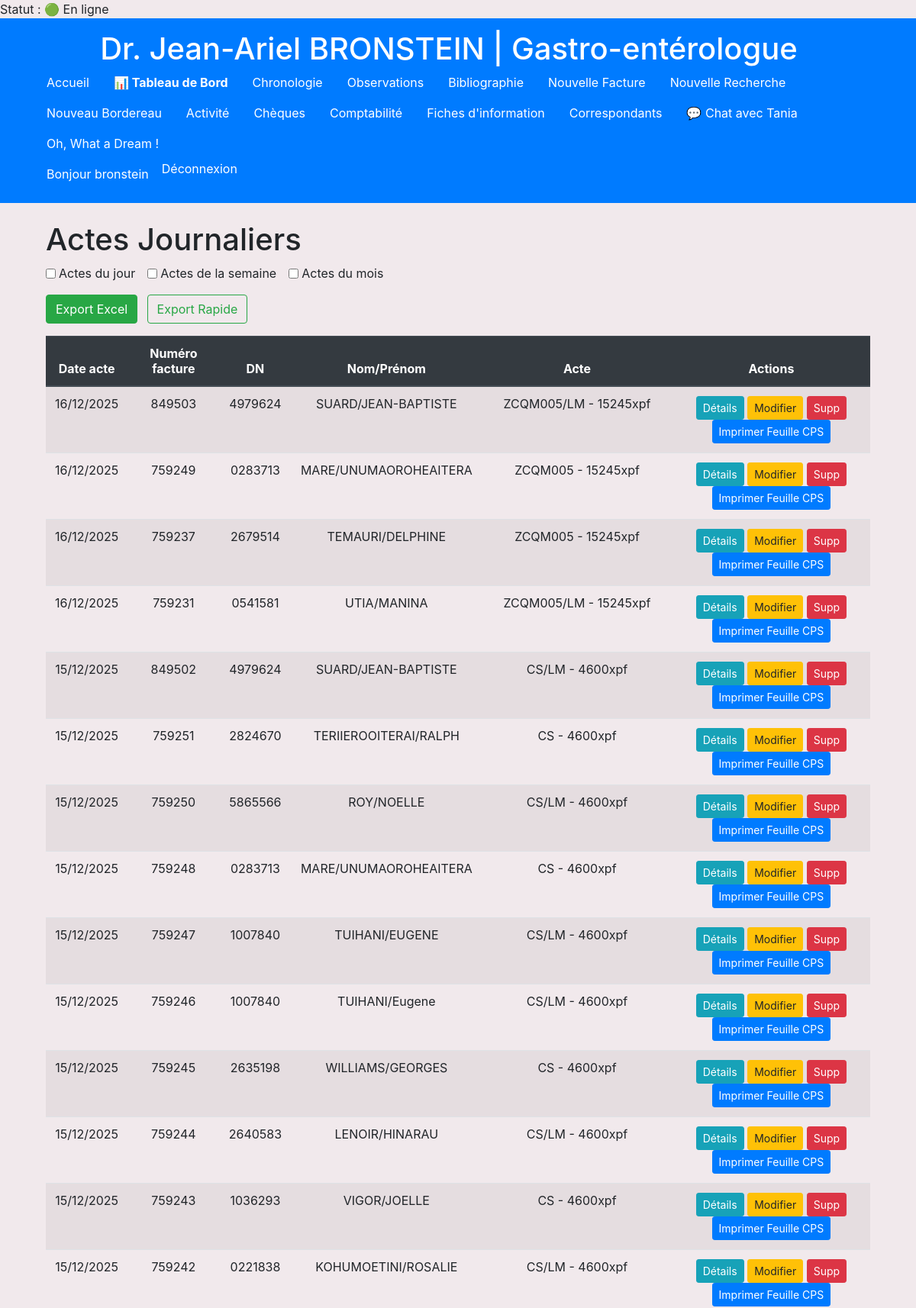
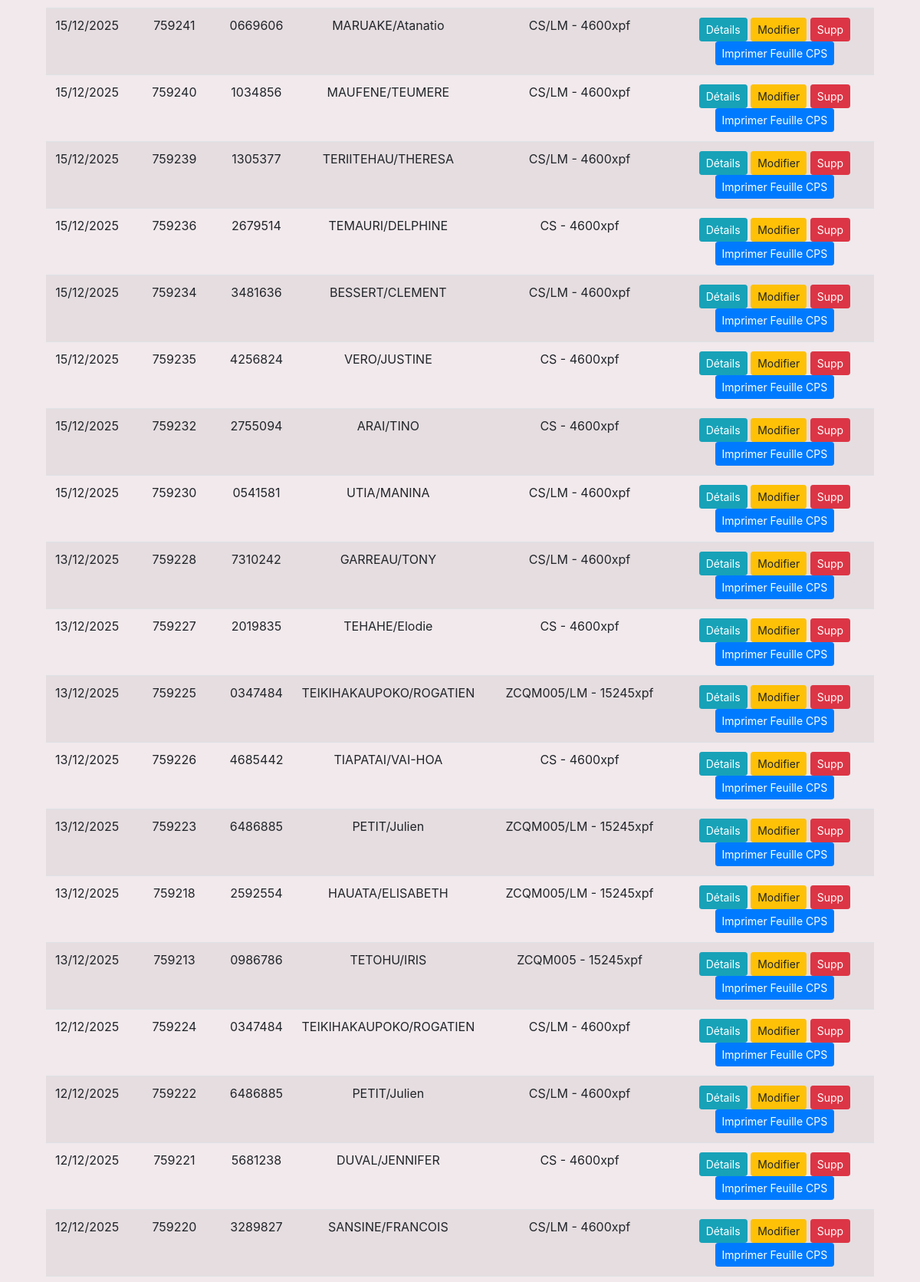
/facturation/ (signed in, upper part), run on the app's committed database (2 pictures, top to bottom).
### comptabilite/models.py (models this page shows, shortened)
class Facturation(models.Model):
    dn = models.CharField(
        max_length=7,
        verbose_name="DN (numéro à 7 chiffres)"
    )
    nom = models.CharField(
        max_length=100,
        verbose_name="Nom du patient"
    )
    prenom = models.CharField(
        max_length=100,
        verbose_name="Prénom du patient"
    )
    date_naissance = models.DateField(
        verbose_name="Date de naissance"
    )
    date_acte = models.DateField(
        verbose_name="Date de l'acte"
    )
    date_facture = models.DateField(
        verbose_name="Date de la facture"
    )
    REGIME_CHOICES = [
        ('Sécurité Sociale', 'Sécurité Sociale'),
        ('RNS', 'RNS'),
        ('Salarié', 'Salarié'),
        ('RST', 'RST'),
    ]
    regime = models.CharField(
        max_length=20,
        choices=REGIME_CHOICES,
        verbose_name="Régime"
    )
    droit_ouvert = models.BooleanField(
        default=False,
        verbose_name="Droits ouverts : (oui/non)"
    )
    regime_tp = models.BooleanField(
        default=False,
        verbose_name="Tiers Payants : (oui/non)"
    )
    regime_lm = models.BooleanField(
        default=False,
        verbose_name="Régime LM (oui/non)"
    )
    LIEU_CHOICES = [
        ('Cabinet', 'Cabinet'),
        ('Clinique', 'Clinique')
    ]
    lieu_acte = models.CharField(
        max_length=50,
        choices=LIEU_CHOICES,
        default='Cabinet',
        verbose_name="Lieu de l'acte"
    )
    code_acte = models.ForeignKey(
        Code,
        null=True,      # autorise NULL en base
        blank=True,
        on_delete=models.CASCADE,
        related_name='facturations',
        verbose_name="Code de l'acte"
    )
    numero_facture = models.CharField(
        max_length=50,
        null=True,      # autorise NULL en base
        blank=True,     # autorise vide dans les formulaires
        verbose_name="Numéro de facture"
    )
    total_acte = models.DecimalField(
        max_digits=10,
        decimal_places=0,
        null=True,      # autorise NULL en base
        blank=True,     # autorise vide dans les formulaires
        verbose_name="Montant total de l'acte (facturé)"
    )
    tiers_payant = models.DecimalField(
        max_digits=10,
        decimal_places=0,
        null=True,      # ici
        blank=True,     # et ici
        verbose_name="Montant tiers payant"
    )
    total_paye = models.DecimalField(
        max_digits=10,
        decimal_places=0,
        null=True,
        blank=True,
        verbose_name="Total payé"
    )
    STATUT_CHOICES = [
        ('RAS', 'RAS'),
        ('DNO', 'DNO'),
        ('DNOLM', 'DNOLM'),
        ('Impayé', 'Impayé'),
        ('Rejet', 'Rejet'),
    ]
    statut_dossier = models.CharField(
        max_length=20,
        choices=STATUT_CHOICES,
        default='RAS',
        verbose_name="Statut du dossier"
    )
    numero_rejet = models.CharField(
        max_length=50,
        null=True,
        blank=True,
        verbose_name="Numéro de rejet"
    )
    numero_bordereau = models.CharField(
        max_length=50,
        null=True,
        blank=True,
        verbose_name="Numéro de bordereau"
    )
    date_bordereau = models.DateField(
        null=True,
        blank=True,
        verbose_name="Date du bordereau"
    )
    remarque = models.TextField(
        null=True,
        blank=True,
        verbose_name="Remarques"
    )

class Code(models.Model):
    code_acte = models.CharField(max_length=50, unique=True, verbose_name="Code de l'acte")
    total_acte = models.DecimalField(max_digits=10, decimal_places=0, verbose_name="Montant total de l'acte")
    tiers_payant = models.DecimalField(
        max_digits=10,
        decimal_places=0,
        null=True,      # autorise NULL en base
        blank=True,     # autorise vide dans les formulaires
        verbose_name="Montant tiers payant"
    )
    total_paye = models.DecimalField(
        max_digits=10,
        decimal_places=0,
        null=True,
        blank=True,
        verbose_name="Total payé"
    )
    medecin = models.ForeignKey(
        Medecin,
        on_delete=models.SET_NULL,
        null=True,
        blank=True,
        verbose_name="Médecin"
    )
    parcours_soin = models.BooleanField(default=False, verbose_name="Parcours de soins")
    longue_maladie = models.BooleanField(default=False, verbose_name="Longue maladie")
    code_reel = models.CharField(max_length=50, null=True, blank=True, verbose_name="Code réel")
    variable_1 = models.CharField(
        max_length=1,
        null=True,
        blank=True,
        verbose_name="Variable 1",
        help_text="Vide ou 1"
    )
    code_acte_normal = models.CharField(
        max_length=50,
        null=True,
        blank=True,
        verbose_name="Code Acte Normal"
    )
    variable_2 = models.CharField(
        max_length=1,
        null=True,
        blank=True,
        verbose_name="Variable 2",
        help_text="Vide ou 1"
    )
    modificateur = models.CharField(
        max_length=3,
        null=True,
        blank=True,
        verbose_name="Modificateur",
        help_text="CS, APC ou vide"
    )
    def __str__(self):
        return f"{self.code_acte} - {self.total_acte}xpf"

### comptabilite/views.py (the view)
# urls.py: path('', views.FacturationListView.as_view(), name='facturation_list'),
class FacturationListView(LoginRequiredMixin, ListView):
    login_url = 'login'
    redirect_field_name = 'next'
    model = Facturation
    template_name = 'comptabilite/facturation_list.html'
    context_object_name = 'facturations'
    paginate_by = 50
    def get_queryset(self):
        qs = super().get_queryset().select_related('code_acte').order_by('-date_acte', '-id')
        today = timezone.localdate()
        if self.request.GET.get('today'):
            qs = qs.filter(date_acte=today)
        if self.request.GET.get('week'):
            start_of_week = today - timedelta(days=today.weekday())
            end_of_week = start_of_week + timedelta(days=6)
            qs = qs.filter(date_acte__gte=start_of_week, date_acte__lte=end_of_week)
        if self.request.GET.get('month'):
            first_of_month = today.replace(day=1)
            last_of_month = date(today.year, today.month, calendar.monthrange(today.year, today.month)[1])
            qs = qs.filter(date_acte__gte=first_of_month, date_acte__lte=last_of_month)
        return qs

### comptabilite/models.py (called while the page is built)
    def is_online(self):
        return timezone.now() - self.last_seen < timezone.timedelta(minutes=5)

### comptabilite/templatetags/user_extras.py (called while the page is built)
@register.simple_tag
def get_user_profile(user):
    if user and user.is_authenticated:
        profile, _ = UserProfile.objects.get_or_create(user=user)
        return profile
    return None

### myproject/context_processors.py (called while the page is built)
def app_version(request):
    return {'APP_VERSION': _get_version()}

### comptabilite/templates/comptabilite/facturation_list.html (shortened to what this page needs)
{% extends 'base.html' %}
{% block content %}
<div class="container mt-4">
  <h1>Actes Journaliers</h1>
  <form method="get" class="form-inline mb-3">
    <div class="form-check mr-3">
      <input class="form-check-input" type="checkbox" name="today" id="filter-today" value="1"
             onchange="this.form.submit()">
      <label class="form-check-label" for="filter-today">Actes du jour</label>
    </div>
    <div class="form-check mr-3">
      <input class="form-check-input" type="checkbox" name="week" id="filter-week" value="1"
             onchange="this.form.submit()">
      <label class="form-check-label" for="filter-week">Actes de la semaine</label>
    </div>
    <div class="form-check">
      <input class="form-check-input" type="checkbox" name="month" id="filter-month" value="1"
             onchange="this.form.submit()">
      <label class="form-check-label" for="filter-month">Actes du mois</label>
    </div>
  </form>
  <div class="mb-3">
    <a href="{% url 'export_excel_page' %}" class="btn btn-success mr-2">
       Export Excel
    </a>
    <a href="{% url 'export_all_data_excel' %}" class="btn btn-outline-success">
       Export Rapide
    </a>
  </div>
  <table class="table table-striped text-center">
    <thead class="thead-dark">
      <tr>
        <th>Date acte</th>
        <th>Numéro facture</th>
        <th>DN</th>
        <th>Nom/Prénom</th>
        <th>Acte</th>
        <th>Actions</th>
      </tr>
    </thead>
    <tbody>
  {% for facturation in facturations %}
      <tr>
        <td>{{ facturation.date_acte|date:"d/m/Y" }}</td>
        <td>{{ facturation.numero_facture }}</td>
        <td>{{ facturation.dn }}</td>
        <td>{{ facturation.nom }}/{{ facturation.prenom }}</td>
        <td>{{ facturation.code_acte }}</td>
        <td>
          <a href="{% url 'facturation_detail' facturation.pk %}" class="btn btn-info btn-sm">Détails</a>
          <a href="{% url 'facturation_update' facturation.pk %}" class="btn btn-warning btn-sm">Modifier</a>
          <a href="{% url 'facturation_delete' facturation.pk %}" class="btn btn-danger btn-sm">Supp</a>
          {% if facturation.code_acte.parcours_soin %}
            <a href="{% url 'print_facture' facturation.pk %}" class="btn btn-primary btn-sm">
              Imprimer Feuille CPS
            </a>
          {% else %}
            <a href="{% url 'imprimer_fiche_facturation' facturation.pk %}" class="btn btn-primary">
              Imprimer facture
            </a>
          {% endif %}
        </td>
      </tr>
      {% endfor %}
    </tbody>
  </table>
</div>
{% endblock %}

### templates/base.html (shortened to what this page needs)
{% load static %}
{% load user_extras %}
{% if request.user.is_authenticated %}
  {% get_user_profile request.user as profile %}
  {% if profile %}
    Statut : {% if profile.is_online %}🟢 En ligne{% else %}⚪ Hors ligne{% endif %}
  {% endif %}
{% endif %}
<!DOCTYPE html>
<html lang="fr">
<head>
  <link rel="stylesheet" href="https://stackpath.bootstrapcdn.com/bootstrap/4.5.2/css/bootstrap.min.css">
  <link rel="stylesheet" href="{% static 'css/style.css' %}">
  <link rel="stylesheet" href="https://cdnjs.cloudflare.com/ajax/libs/bootstrap-datepicker/1.9.0/css/bootstrap-datepicker.min.css">
</head>
<body data-user-id="{{ request.user.id|default:'' }}" data-msg-url="{% url 'get_messages' %}" data-chat-template="{% url 'chat_view' 0 %}">
  <header class="bg-primary text-white py-3">
    <div class="container text-center">
      <h1 class="mb-0 mr-4">Dr. Jean-Ariel BRONSTEIN | Gastro-entérologue</h1>
      <nav class="flex-grow-1">
        <ul class="nav">
          <li class="nav-item"><a class="nav-link text-white" href="{% url 'patients_list' %}">Accueil</a></li>
          <li class="nav-item"><a class="nav-link text-white" href="{% url 'dashboard' %}"><strong>📊 Tableau de Bord</strong></a></li>
          <li class="nav-item"><a class="nav-link text-white" href="{% url 'facturation_list' %}">Chronologie</a></li>
          <li class="nav-item"><a class="nav-link text-white" href="{% url 'observations_patient_list' %}">Observations</a></li>
          <li class="nav-item"><a class="nav-link text-white" href="{% url 'bibliographie_list' %}">Bibliographie</a></li>
          <li class="nav-item"><a class="nav-link text-white" href="{% url 'facturation_create' %}">Nouvelle Facture</a></li>
          <li class="nav-item"><a class="nav-link text-white" href="{% url 'facturation_search_list' %}">Nouvelle Recherche</a></li>
          <li class="nav-item"><a class="nav-link text-white" href="{% url 'create_bordereau' %}">Nouveau Bordereau</a></li>
          <li class="nav-item"><a class="nav-link text-white" href="{% url 'activity_list' %}">Activité</a></li>
          <li class="nav-item"><a class="nav-link text-white" href="{% url 'cheque_listing' %}">Chèques</a></li>
          <li class="nav-item"><a class="nav-link text-white" href="{% url 'comptabilite_summary' %}">Comptabilité</a></li>
          <li class="nav-item"><a class="nav-link text-white" href="{% url 'fiches_information' %}">Fiches d'information</a></li>
          <li class="nav-item"><a class="nav-link text-white" href="{% url 'correspondants_list' %}">Correspondants</a></li>
          {% if request.user.username == "bronstein" %}
  <li><a class="nav-link text-white chat-open" href="{% url 'chat_view' 3 %}">💬 Chat avec Tania</a></li>
{% elif request.user.username == "Tania" %}
  <li><a class="nav-link text-white chat-open" href="{% url 'chat_view' 1 %}">💬 Chat avec Taote</a></li>
{% endif %}
          <li class="nav-item">
            <a class="nav-link text-white" href="javascript:void(0)" onclick="ouvrirLienAuHasard()">Oh, What a Dream !</a>
          </li>
        </ul>
      </nav>
      <ul class="nav">
        {% if user.is_authenticated %}
          <li class="nav-item"><span class="nav-link disabled text-white">Bonjour {{ user.get_username }}</span></li>
          <li class="nav-item">
            <form method="post" action="{% url 'logout' %}">
              <button type="submit" class="btn btn-link nav-link text-white p-0">Déconnexion</button>
            </form>
          </li>
        {% else %}
          <li class="nav-item"><a class="nav-link text-white" href="{% url 'login' %}">Connexion</a></li>
        {% endif %}
      </ul>
    </div>
  </header>
  <main class="container my-4">
    {% block content %}{% endblock %}
  </main>
</body>
</html>

### static/css/style.css (style rules this page uses)
table { table-layout: auto; width: 100%; }

### templates/base.html (style rules this page uses)
body { background-color: #f1e9ec; }

### data on the page
Facturation: date_acte "16/12/2025", numero_facture "849503", dn "4979624", nom "SUARD", prenom "JEAN-BAPTISTE", code_acte "ZCQM005/LM - 15245xpf", shows "Imprimer Feuille CPS"
Facturation: date_acte "16/12/2025", numero_facture "759249", dn "0283713", nom "MARE", prenom "UNUMAOROHEAITERA", code_acte "ZCQM005 - 15245xpf", shows "Imprimer Feuille CPS"
Facturation: date_acte "16/12/2025", numero_facture "759237", dn "2679514", nom "TEMAURI", prenom "DELPHINE", code_acte "ZCQM005 - 15245xpf", shows "Imprimer Feuille CPS"
Facturation: date_acte "16/12/2025", numero_facture "759231", dn "0541581", nom "UTIA", prenom "MANINA", code_acte "ZCQM005/LM - 15245xpf", shows "Imprimer Feuille CPS"
Facturation: date_acte "15/12/2025", numero_facture "849502", dn "4979624", nom "SUARD", prenom "JEAN-BAPTISTE", code_acte "CS/LM - 4600xpf", shows "Imprimer Feuille CPS"
Facturation: date_acte "15/12/2025", numero_facture "759251", dn "2824670", nom "TERIIEROOITERAI", prenom "RALPH", code_acte "CS - 4600xpf", shows "Imprimer Feuille CPS"
Facturation: date_acte "15/12/2025", numero_facture "759250", dn "5865566", nom "ROY", prenom "NOELLE", code_acte "CS/LM - 4600xpf", shows "Imprimer Feuille CPS"
Facturation: date_acte "15/12/2025", numero_facture "759248", dn "0283713", nom "MARE", prenom "UNUMAOROHEAITERA", code_acte "CS - 4600xpf", shows "Imprimer Feuille CPS"
Facturation: date_acte "15/12/2025", numero_facture "759247", dn "1007840", nom "TUIHANI", prenom "EUGENE", code_acte "CS/LM - 4600xpf", shows "Imprimer Feuille CPS"
Facturation: date_acte "15/12/2025", numero_facture "759246", dn "1007840", nom "TUIHANI", prenom "Eugene", code_acte "CS/LM - 4600xpf", shows "Imprimer Feuille CPS"
Facturation: date_acte "15/12/2025", numero_facture "759245", dn "2635198", nom "WILLIAMS", prenom "GEORGES", code_acte "CS - 4600xpf", shows "Imprimer Feuille CPS"
Facturation: date_acte "15/12/2025", numero_facture "759244", dn "2640583", nom "LENOIR", prenom "HINARAU", code_acte "CS/LM - 4600xpf", shows "Imprimer Feuille CPS"
Facturation: date_acte "15/12/2025", numero_facture "759243", dn "1036293", nom "VIGOR", prenom "JOELLE", code_acte "CS - 4600xpf", shows "Imprimer Feuille CPS"
Facturation: date_acte "15/12/2025", numero_facture "759242", dn "0221838", nom "KOHUMOETINI", prenom "ROSALIE", code_acte "CS/LM - 4600xpf", shows "Imprimer Feuille CPS"
Facturation: date_acte "15/12/2025", numero_facture "759241", dn "0669606", nom "MARUAKE", prenom "Atanatio", code_acte "CS/LM - 4600xpf", shows "Imprimer Feuille CPS"
Facturation: date_acte "15/12/2025", numero_facture "759240", dn "1034856", nom "MAUFENE", prenom "TEUMERE", code_acte "CS/LM - 4600xpf", shows "Imprimer Feuille CPS"
Facturation: date_acte "15/12/2025", numero_facture "759239", dn "1305377", nom "TERIITEHAU", prenom "THERESA", code_acte "CS/LM - 4600xpf", shows "Imprimer Feuille CPS"
Facturation: date_acte "15/12/2025", numero_facture "759236", dn "2679514", nom "TEMAURI", prenom "DELPHINE", code_acte "CS - 4600xpf", shows "Imprimer Feuille CPS"
Facturation: date_acte "15/12/2025", numero_facture "759234", dn "3481636", nom "BESSERT", prenom "CLEMENT", code_acte "CS/LM - 4600xpf", shows "Imprimer Feuille CPS"
Facturation: date_acte "15/12/2025", numero_facture "759235", dn "4256824", nom "VERO", prenom "JUSTINE", code_acte "CS - 4600xpf", shows "Imprimer Feuille CPS"
Facturation: date_acte "15/12/2025", numero_facture "759232", dn "2755094", nom "ARAI", prenom "TINO", code_acte "CS - 4600xpf", shows "Imprimer Feuille CPS"
Facturation: date_acte "15/12/2025", numero_facture "759230", dn "0541581", nom "UTIA", prenom "MANINA", code_acte "CS/LM - 4600xpf", shows "Imprimer Feuille CPS"
Facturation: date_acte "13/12/2025", numero_facture "759228", dn "7310242", nom "GARREAU", prenom "TONY", code_acte "CS/LM - 4600xpf", shows "Imprimer Feuille CPS"
Facturation: date_acte "13/12/2025", numero_facture "759227", dn "2019835", nom "TEHAHE", prenom "Elodie", code_acte "CS - 4600xpf", shows "Imprimer Feuille CPS"
Facturation: date_acte "13/12/2025", numero_facture "759225", dn "0347484", nom "TEIKIHAKAUPOKO", prenom "ROGATIEN", code_acte "ZCQM005/LM - 15245xpf", shows "Imprimer Feuille CPS"
Facturation: date_acte "13/12/2025", numero_facture "759226", dn "4685442", nom "TIAPATAI", prenom "VAI-HOA", code_acte "CS - 4600xpf", shows "Imprimer Feuille CPS"
Facturation: date_acte "13/12/2025", numero_facture "759223", dn "6486885", nom "PETIT", prenom "Julien", code_acte "ZCQM005/LM - 15245xpf", shows "Imprimer Feuille CPS"
Facturation: date_acte "13/12/2025", numero_facture "759218", dn "2592554", nom "HAUATA", prenom "ELISABETH", code_acte "ZCQM005/LM - 15245xpf", shows "Imprimer Feuille CPS"
Facturation: date_acte "13/12/2025", numero_facture "759213", dn "0986786", nom "TETOHU", prenom "IRIS", code_acte "ZCQM005 - 15245xpf", shows "Imprimer Feuille CPS"
Facturation: date_acte "12/12/2025", numero_facture "759224", dn "0347484", nom "TEIKIHAKAUPOKO", prenom "ROGATIEN", code_acte "CS/LM - 4600xpf", shows "Imprimer Feuille CPS"
Facturation: date_acte "12/12/2025", numero_facture "759222", dn "6486885", nom "PETIT", prenom "Julien", code_acte "CS/LM - 4600xpf", shows "Imprimer Feuille CPS"
Facturation: date_acte "12/12/2025", numero_facture "759221", dn "5681238", nom "DUVAL", prenom "JENNIFER", code_acte "CS - 4600xpf", shows "Imprimer Feuille CPS"
Facturation: date_acte "12/12/2025", numero_facture "759220", dn "3289827", nom "SANSINE", prenom "FRANCOIS", code_acte "CS/LM - 4600xpf", shows "Imprimer Feuille CPS"

### other printed values
{{ user.get_username }} "bronstein"
